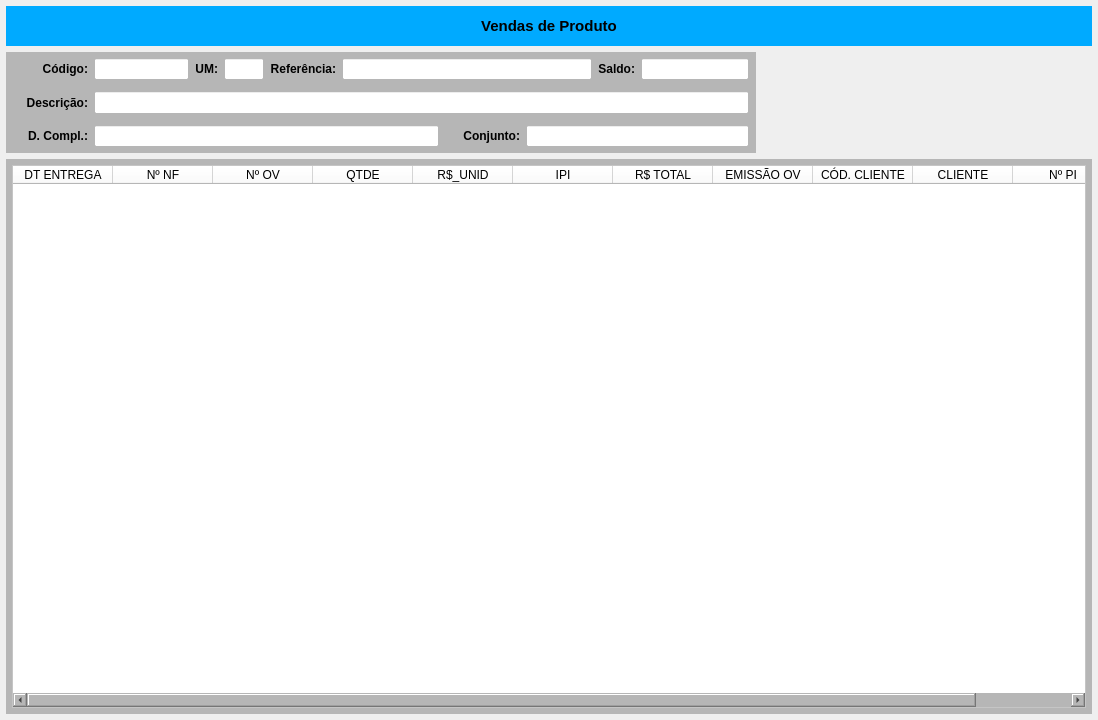
<?xml version="1.0" encoding="UTF-8"?>
<ui version="4.0">
 <class>MainWindow</class>
 <widget class="QMainWindow" name="MainWindow">
  <property name="windowModality">
   <enum>Qt::NonModal</enum>
  </property>
  <property name="geometry">
   <rect>
    <x>0</x>
    <y>0</y>
    <width>1098</width>
    <height>720</height>
   </rect>
  </property>
  <property name="windowTitle">
   <string>Vendas do Produto</string>
  </property>
  <widget class="QWidget" name="centralwidget">
   <property name="styleSheet">
    <string notr="true"/>
   </property>
   <layout class="QVBoxLayout" name="verticalLayout_2">
    <property name="spacing">
     <number>6</number>
    </property>
    <property name="leftMargin">
     <number>6</number>
    </property>
    <property name="topMargin">
     <number>6</number>
    </property>
    <property name="rightMargin">
     <number>6</number>
    </property>
    <property name="bottomMargin">
     <number>6</number>
    </property>
    <item>
     <widget class="QWidget" name="widget_cabecalho" native="true">
      <property name="sizePolicy">
       <sizepolicy hsizetype="Preferred" vsizetype="Fixed">
        <horstretch>0</horstretch>
        <verstretch>0</verstretch>
       </sizepolicy>
      </property>
      <property name="minimumSize">
       <size>
        <width>0</width>
        <height>40</height>
       </size>
      </property>
      <property name="maximumSize">
       <size>
        <width>16777215</width>
        <height>40</height>
       </size>
      </property>
      <property name="styleSheet">
       <string notr="true">background-color: rgb(0, 170, 255);</string>
      </property>
      <layout class="QHBoxLayout" name="horizontalLayout">
       <property name="spacing">
        <number>0</number>
       </property>
       <property name="leftMargin">
        <number>15</number>
       </property>
       <property name="topMargin">
        <number>6</number>
       </property>
       <property name="rightMargin">
        <number>15</number>
       </property>
       <property name="bottomMargin">
        <number>6</number>
       </property>
       <item>
        <widget class="QLabel" name="label_13">
         <property name="sizePolicy">
          <sizepolicy hsizetype="Minimum" vsizetype="Preferred">
           <horstretch>0</horstretch>
           <verstretch>0</verstretch>
          </sizepolicy>
         </property>
         <property name="minimumSize">
          <size>
           <width>300</width>
           <height>0</height>
          </size>
         </property>
         <property name="font">
          <font>
           <pointsize>11</pointsize>
           <weight>75</weight>
           <bold>true</bold>
          </font>
         </property>
         <property name="text">
          <string>Vendas de Produto</string>
         </property>
         <property name="alignment">
          <set>Qt::AlignCenter</set>
         </property>
        </widget>
       </item>
      </layout>
     </widget>
    </item>
    <item>
     <widget class="QWidget" name="widget" native="true">
      <property name="minimumSize">
       <size>
        <width>0</width>
        <height>101</height>
       </size>
      </property>
      <property name="maximumSize">
       <size>
        <width>16777215</width>
        <height>101</height>
       </size>
      </property>
      <layout class="QHBoxLayout" name="horizontalLayout_6">
       <property name="leftMargin">
        <number>0</number>
       </property>
       <property name="topMargin">
        <number>0</number>
       </property>
       <property name="rightMargin">
        <number>0</number>
       </property>
       <property name="bottomMargin">
        <number>0</number>
       </property>
       <item>
        <widget class="QWidget" name="widget_Cor1" native="true">
         <property name="sizePolicy">
          <sizepolicy hsizetype="Preferred" vsizetype="Preferred">
           <horstretch>0</horstretch>
           <verstretch>0</verstretch>
          </sizepolicy>
         </property>
         <property name="minimumSize">
          <size>
           <width>0</width>
           <height>0</height>
          </size>
         </property>
         <property name="maximumSize">
          <size>
           <width>16777215</width>
           <height>16777215</height>
          </size>
         </property>
         <property name="styleSheet">
          <string notr="true">background-color: rgb(182, 182, 182);</string>
         </property>
         <layout class="QVBoxLayout" name="verticalLayout">
          <property name="spacing">
           <number>1</number>
          </property>
          <property name="leftMargin">
           <number>1</number>
          </property>
          <property name="topMargin">
           <number>1</number>
          </property>
          <property name="rightMargin">
           <number>1</number>
          </property>
          <property name="bottomMargin">
           <number>1</number>
          </property>
          <item>
           <widget class="QWidget" name="widget_3" native="true">
            <property name="styleSheet">
             <string notr="true"/>
            </property>
            <layout class="QHBoxLayout" name="horizontalLayout_2">
             <property name="spacing">
              <number>6</number>
             </property>
             <property name="leftMargin">
              <number>6</number>
             </property>
             <property name="topMargin">
              <number>5</number>
             </property>
             <property name="rightMargin">
              <number>6</number>
             </property>
             <property name="bottomMargin">
              <number>5</number>
             </property>
             <item>
              <widget class="QLabel" name="label_12">
               <property name="sizePolicy">
                <sizepolicy hsizetype="Fixed" vsizetype="Preferred">
                 <horstretch>0</horstretch>
                 <verstretch>0</verstretch>
                </sizepolicy>
               </property>
               <property name="minimumSize">
                <size>
                 <width>75</width>
                 <height>0</height>
                </size>
               </property>
               <property name="maximumSize">
                <size>
                 <width>75</width>
                 <height>16777215</height>
                </size>
               </property>
               <property name="font">
                <font>
                 <pointsize>9</pointsize>
                 <weight>75</weight>
                 <bold>true</bold>
                </font>
               </property>
               <property name="text">
                <string>Código:</string>
               </property>
               <property name="alignment">
                <set>Qt::AlignRight|Qt::AlignTrailing|Qt::AlignVCenter</set>
               </property>
              </widget>
             </item>
             <item>
              <widget class="QLineEdit" name="line_Codigo">
               <property name="sizePolicy">
                <sizepolicy hsizetype="Maximum" vsizetype="Preferred">
                 <horstretch>0</horstretch>
                 <verstretch>0</verstretch>
                </sizepolicy>
               </property>
               <property name="maximumSize">
                <size>
                 <width>95</width>
                 <height>16777215</height>
                </size>
               </property>
               <property name="font">
                <font>
                 <pointsize>9</pointsize>
                </font>
               </property>
               <property name="styleSheet">
                <string notr="true">background-color: rgb(255, 255, 255);</string>
               </property>
               <property name="alignment">
                <set>Qt::AlignCenter</set>
               </property>
              </widget>
             </item>
             <item>
              <widget class="QLabel" name="label_19">
               <property name="sizePolicy">
                <sizepolicy hsizetype="Fixed" vsizetype="Preferred">
                 <horstretch>0</horstretch>
                 <verstretch>0</verstretch>
                </sizepolicy>
               </property>
               <property name="maximumSize">
                <size>
                 <width>35</width>
                 <height>16777215</height>
                </size>
               </property>
               <property name="font">
                <font>
                 <pointsize>9</pointsize>
                 <weight>75</weight>
                 <bold>true</bold>
                </font>
               </property>
               <property name="text">
                <string>UM:</string>
               </property>
               <property name="alignment">
                <set>Qt::AlignRight|Qt::AlignTrailing|Qt::AlignVCenter</set>
               </property>
              </widget>
             </item>
             <item>
              <widget class="QLineEdit" name="line_UM">
               <property name="sizePolicy">
                <sizepolicy hsizetype="Maximum" vsizetype="Preferred">
                 <horstretch>0</horstretch>
                 <verstretch>0</verstretch>
                </sizepolicy>
               </property>
               <property name="minimumSize">
                <size>
                 <width>40</width>
                 <height>0</height>
                </size>
               </property>
               <property name="maximumSize">
                <size>
                 <width>40</width>
                 <height>16777215</height>
                </size>
               </property>
               <property name="font">
                <font>
                 <pointsize>9</pointsize>
                </font>
               </property>
               <property name="cursor">
                <cursorShape>IBeamCursor</cursorShape>
               </property>
               <property name="styleSheet">
                <string notr="true">background-color: rgb(255, 255, 255);</string>
               </property>
               <property name="inputMask">
                <string/>
               </property>
               <property name="text">
                <string/>
               </property>
               <property name="frame">
                <bool>true</bool>
               </property>
               <property name="echoMode">
                <enum>QLineEdit::Normal</enum>
               </property>
               <property name="alignment">
                <set>Qt::AlignCenter</set>
               </property>
               <property name="readOnly">
                <bool>true</bool>
               </property>
              </widget>
             </item>
             <item>
              <widget class="QLabel" name="label_16">
               <property name="sizePolicy">
                <sizepolicy hsizetype="Fixed" vsizetype="Preferred">
                 <horstretch>0</horstretch>
                 <verstretch>0</verstretch>
                </sizepolicy>
               </property>
               <property name="maximumSize">
                <size>
                 <width>80</width>
                 <height>16777215</height>
                </size>
               </property>
               <property name="font">
                <font>
                 <pointsize>9</pointsize>
                 <weight>75</weight>
                 <bold>true</bold>
                </font>
               </property>
               <property name="text">
                <string>Referência:</string>
               </property>
               <property name="alignment">
                <set>Qt::AlignRight|Qt::AlignTrailing|Qt::AlignVCenter</set>
               </property>
              </widget>
             </item>
             <item>
              <widget class="QLineEdit" name="line_Referencia">
               <property name="sizePolicy">
                <sizepolicy hsizetype="Preferred" vsizetype="Preferred">
                 <horstretch>0</horstretch>
                 <verstretch>0</verstretch>
                </sizepolicy>
               </property>
               <property name="minimumSize">
                <size>
                 <width>250</width>
                 <height>0</height>
                </size>
               </property>
               <property name="maximumSize">
                <size>
                 <width>250</width>
                 <height>16777215</height>
                </size>
               </property>
               <property name="font">
                <font>
                 <pointsize>9</pointsize>
                </font>
               </property>
               <property name="styleSheet">
                <string notr="true">background-color: rgb(255, 255, 255);</string>
               </property>
               <property name="readOnly">
                <bool>true</bool>
               </property>
              </widget>
             </item>
             <item>
              <widget class="QLabel" name="label_18">
               <property name="sizePolicy">
                <sizepolicy hsizetype="Fixed" vsizetype="Preferred">
                 <horstretch>0</horstretch>
                 <verstretch>0</verstretch>
                </sizepolicy>
               </property>
               <property name="maximumSize">
                <size>
                 <width>50</width>
                 <height>16777215</height>
                </size>
               </property>
               <property name="font">
                <font>
                 <pointsize>9</pointsize>
                 <weight>75</weight>
                 <bold>true</bold>
                </font>
               </property>
               <property name="text">
                <string>Saldo:</string>
               </property>
               <property name="alignment">
                <set>Qt::AlignRight|Qt::AlignTrailing|Qt::AlignVCenter</set>
               </property>
              </widget>
             </item>
             <item>
              <widget class="QLineEdit" name="line_Saldo">
               <property name="sizePolicy">
                <sizepolicy hsizetype="Maximum" vsizetype="Preferred">
                 <horstretch>0</horstretch>
                 <verstretch>0</verstretch>
                </sizepolicy>
               </property>
               <property name="maximumSize">
                <size>
                 <width>150</width>
                 <height>16777215</height>
                </size>
               </property>
               <property name="font">
                <font>
                 <pointsize>9</pointsize>
                </font>
               </property>
               <property name="cursor">
                <cursorShape>IBeamCursor</cursorShape>
               </property>
               <property name="styleSheet">
                <string notr="true">background-color: rgb(255, 255, 255);</string>
               </property>
               <property name="inputMask">
                <string/>
               </property>
               <property name="text">
                <string/>
               </property>
               <property name="frame">
                <bool>true</bool>
               </property>
               <property name="echoMode">
                <enum>QLineEdit::Normal</enum>
               </property>
               <property name="alignment">
                <set>Qt::AlignCenter</set>
               </property>
               <property name="readOnly">
                <bool>true</bool>
               </property>
              </widget>
             </item>
            </layout>
           </widget>
          </item>
          <item>
           <widget class="QWidget" name="widget_7" native="true">
            <property name="styleSheet">
             <string notr="true"/>
            </property>
            <layout class="QHBoxLayout" name="horizontalLayout_3">
             <property name="spacing">
              <number>6</number>
             </property>
             <property name="leftMargin">
              <number>6</number>
             </property>
             <property name="topMargin">
              <number>5</number>
             </property>
             <property name="rightMargin">
              <number>6</number>
             </property>
             <property name="bottomMargin">
              <number>5</number>
             </property>
             <item>
              <widget class="QLabel" name="label_15">
               <property name="sizePolicy">
                <sizepolicy hsizetype="Maximum" vsizetype="Preferred">
                 <horstretch>0</horstretch>
                 <verstretch>0</verstretch>
                </sizepolicy>
               </property>
               <property name="minimumSize">
                <size>
                 <width>75</width>
                 <height>0</height>
                </size>
               </property>
               <property name="maximumSize">
                <size>
                 <width>75</width>
                 <height>16777215</height>
                </size>
               </property>
               <property name="font">
                <font>
                 <pointsize>9</pointsize>
                 <weight>75</weight>
                 <bold>true</bold>
                </font>
               </property>
               <property name="text">
                <string>Descrição:</string>
               </property>
               <property name="alignment">
                <set>Qt::AlignRight|Qt::AlignTrailing|Qt::AlignVCenter</set>
               </property>
              </widget>
             </item>
             <item>
              <widget class="QLineEdit" name="line_Descricao">
               <property name="sizePolicy">
                <sizepolicy hsizetype="Minimum" vsizetype="Preferred">
                 <horstretch>0</horstretch>
                 <verstretch>0</verstretch>
                </sizepolicy>
               </property>
               <property name="minimumSize">
                <size>
                 <width>345</width>
                 <height>0</height>
                </size>
               </property>
               <property name="font">
                <font>
                 <pointsize>9</pointsize>
                </font>
               </property>
               <property name="styleSheet">
                <string notr="true">background-color: rgb(255, 255, 255);</string>
               </property>
               <property name="readOnly">
                <bool>true</bool>
               </property>
              </widget>
             </item>
            </layout>
           </widget>
          </item>
          <item>
           <widget class="QWidget" name="widget_6" native="true">
            <property name="styleSheet">
             <string notr="true"/>
            </property>
            <layout class="QHBoxLayout" name="horizontalLayout_4">
             <property name="spacing">
              <number>6</number>
             </property>
             <property name="leftMargin">
              <number>6</number>
             </property>
             <property name="topMargin">
              <number>5</number>
             </property>
             <property name="rightMargin">
              <number>6</number>
             </property>
             <property name="bottomMargin">
              <number>5</number>
             </property>
             <item>
              <widget class="QLabel" name="label_22">
               <property name="sizePolicy">
                <sizepolicy hsizetype="Fixed" vsizetype="Preferred">
                 <horstretch>0</horstretch>
                 <verstretch>0</verstretch>
                </sizepolicy>
               </property>
               <property name="minimumSize">
                <size>
                 <width>75</width>
                 <height>0</height>
                </size>
               </property>
               <property name="maximumSize">
                <size>
                 <width>75</width>
                 <height>16777215</height>
                </size>
               </property>
               <property name="font">
                <font>
                 <pointsize>9</pointsize>
                 <weight>75</weight>
                 <bold>true</bold>
                </font>
               </property>
               <property name="text">
                <string>D. Compl.:</string>
               </property>
               <property name="alignment">
                <set>Qt::AlignRight|Qt::AlignTrailing|Qt::AlignVCenter</set>
               </property>
              </widget>
             </item>
             <item>
              <widget class="QLineEdit" name="line_DescrCompl">
               <property name="sizePolicy">
                <sizepolicy hsizetype="Minimum" vsizetype="Preferred">
                 <horstretch>0</horstretch>
                 <verstretch>0</verstretch>
                </sizepolicy>
               </property>
               <property name="minimumSize">
                <size>
                 <width>345</width>
                 <height>0</height>
                </size>
               </property>
               <property name="font">
                <font>
                 <pointsize>9</pointsize>
                </font>
               </property>
               <property name="styleSheet">
                <string notr="true">background-color: rgb(255, 255, 255);</string>
               </property>
               <property name="readOnly">
                <bool>true</bool>
               </property>
              </widget>
             </item>
             <item>
              <widget class="QLabel" name="label_20">
               <property name="sizePolicy">
                <sizepolicy hsizetype="Maximum" vsizetype="Preferred">
                 <horstretch>0</horstretch>
                 <verstretch>0</verstretch>
                </sizepolicy>
               </property>
               <property name="maximumSize">
                <size>
                 <width>75</width>
                 <height>16777215</height>
                </size>
               </property>
               <property name="font">
                <font>
                 <pointsize>9</pointsize>
                 <weight>75</weight>
                 <bold>true</bold>
                </font>
               </property>
               <property name="text">
                <string>Conjunto:</string>
               </property>
               <property name="alignment">
                <set>Qt::AlignRight|Qt::AlignTrailing|Qt::AlignVCenter</set>
               </property>
              </widget>
             </item>
             <item>
              <widget class="QLineEdit" name="line_Conjunto">
               <property name="sizePolicy">
                <sizepolicy hsizetype="Preferred" vsizetype="Preferred">
                 <horstretch>0</horstretch>
                 <verstretch>0</verstretch>
                </sizepolicy>
               </property>
               <property name="font">
                <font>
                 <pointsize>9</pointsize>
                </font>
               </property>
               <property name="styleSheet">
                <string notr="true">background-color: rgb(255, 255, 255);</string>
               </property>
               <property name="alignment">
                <set>Qt::AlignCenter</set>
               </property>
               <property name="readOnly">
                <bool>true</bool>
               </property>
              </widget>
             </item>
            </layout>
           </widget>
          </item>
         </layout>
        </widget>
       </item>
       <item>
        <widget class="QWidget" name="widget_2" native="true"/>
       </item>
      </layout>
     </widget>
    </item>
    <item>
     <widget class="QWidget" name="widget_Cor2" native="true">
      <property name="styleSheet">
       <string notr="true">background-color: rgb(182, 182, 182);</string>
      </property>
      <layout class="QVBoxLayout" name="verticalLayout_3">
       <property name="spacing">
        <number>6</number>
       </property>
       <property name="leftMargin">
        <number>6</number>
       </property>
       <property name="topMargin">
        <number>6</number>
       </property>
       <property name="rightMargin">
        <number>6</number>
       </property>
       <property name="bottomMargin">
        <number>6</number>
       </property>
       <item>
        <widget class="QTableWidget" name="table_Vendas">
         <property name="sizePolicy">
          <sizepolicy hsizetype="Preferred" vsizetype="Preferred">
           <horstretch>0</horstretch>
           <verstretch>0</verstretch>
          </sizepolicy>
         </property>
         <property name="font">
          <font>
           <pointsize>8</pointsize>
          </font>
         </property>
         <property name="styleSheet">
          <string notr="true">background-color: rgb(255, 255, 255);</string>
         </property>
         <column>
          <property name="text">
           <string>DT ENTREGA</string>
          </property>
         </column>
         <column>
          <property name="text">
           <string>Nº NF</string>
          </property>
         </column>
         <column>
          <property name="text">
           <string>Nº OV</string>
          </property>
         </column>
         <column>
          <property name="text">
           <string>QTDE</string>
          </property>
         </column>
         <column>
          <property name="text">
           <string>R$_UNID</string>
          </property>
         </column>
         <column>
          <property name="text">
           <string>IPI</string>
          </property>
         </column>
         <column>
          <property name="text">
           <string>R$ TOTAL</string>
          </property>
         </column>
         <column>
          <property name="text">
           <string>EMISSÃO OV</string>
          </property>
         </column>
         <column>
          <property name="text">
           <string>CÓD. CLIENTE</string>
          </property>
         </column>
         <column>
          <property name="text">
           <string>CLIENTE</string>
          </property>
         </column>
         <column>
          <property name="text">
           <string>Nº PI</string>
          </property>
         </column>
        </widget>
       </item>
      </layout>
     </widget>
    </item>
   </layout>
  </widget>
 </widget>
 <resources/>
 <connections/>
</ui>
